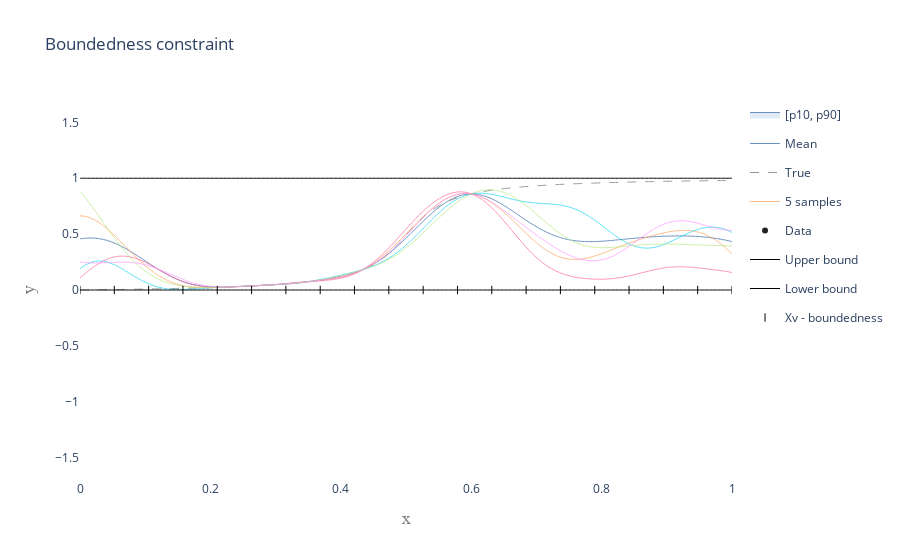

This figure's notebook cell:
### Code cell
# Plot model with boundedness constraint
mean, var, perc, mode, samples, times = model.calc_posterior_constrained(x_test.reshape(-1, 1), compute_mode = False, num_samples = 10000, save_samples = 5, algorithm = 'minimax_tilting', resample = False)

mean = np.array(mean).flatten()
p_lower = perc[0]
median = perc[1]
p_upper = perc[2]
p_label = '[p{}, p{}]'.format(10, 90)
samplepaths_Z = np.array(samples)

# Get GP figure
fig_bounded = PlotGP2d(x_mean = x_test,
                        mean = mean,
                        x_obs = model.X_training,
                        y_obs = model.Y_training, 
                        samplepaths =  samplepaths_Z,
                        x_true = x_test,
                        y_true = y_true,
                        p_lower = p_lower,
                        p_upper = p_upper,
                        p_label = p_label,
                        title = 'Boundedness constraint',
                        xrange = [0, 1],
                        yrange = [-1.7, 1.7],
                        smoothing = True)

# Add traces for bounds and virtual observation locations
trace_UB = go.Scatter(x = x_test, y = model.constr_bounded.UB(x_test), mode = 'lines', name = 'Upper bound', line = dict(color = ('rgb(0, 0, 0)'), shape = 'spline', width = 1))
trace_LB = go.Scatter(x = x_test, y = model.constr_bounded.LB(x_test), mode = 'lines', name = 'Lower bound', line = dict(color = ('rgb(0, 0, 0)'), shape = 'spline', width = 1))
trace_XV_bounded = go.Scatter(x = model.constr_bounded.Xv.flatten(), y = np.zeros(model.constr_bounded.Xv.shape[0]), mode = 'markers', name = 'Xv - boundedness', marker = dict(symbol = 'line-ns-open', color = ('rgb(0, 0, 0)')))
fig_bounded = add_traces_to_fig(fig_bounded, [trace_UB, trace_LB, trace_XV_bounded])

pltlyoff.iplot(fig_bounded, filename='')

### Figure 1 — Plotly figure (JSON) as saved in the notebook; plotly's stock layout.template omitted (floating-point values rounded to 4 significant figures; data arrays with more than 128 entries replaced by an {"elided": "..."} marker saying what was removed)
{"data": [{"legendgroup": "conf", "line": {"color": "rgb(105, 144, 193)", "shape": "spline", "width": 1}, "mode": "lines", "showlegend": false, "type": "scatter", "x": {"elided": "500 float values"}, "y": {"elided": "1x500 float values"}}, {"fill": "tonexty", "fillcolor": "rgba(213, 226, 241, 0.7)", "legendgroup": "conf", "line": {"color": "rgb(105, 144, 193)", "shape": "spline", "width": 1}, "mode": "lines", "name": "[p10, p90]", "type": "scatter", "x": {"elided": "500 float values"}, "y": {"elided": "1x500 float values"}}, {"line": {"color": "rgb(105, 144, 193)", "shape": "spline", "width": 1}, "mode": "lines", "name": "Mean", "type": "scatter", "x": {"elided": "500 float values"}, "y": {"elided": "500 float values"}}, {"line": {"color": "rgb(150, 150, 150)", "dash": "dash", "shape": "spline", "width": 1}, "mode": "lines", "name": "True", "type": "scatter", "x": {"elided": "500 float values"}, "y": {"elided": "500 float values"}}, {"legendgroup": "samples", "line": {"shape": "spline", "width": 0.7}, "mode": "lines", "name": "5 samples", "type": "scatter", "x": {"elided": "500 float values"}, "y": {"elided": "500 float values"}}, {"legendgroup": "samples", "line": {"shape": "spline", "width": 0.7}, "mode": "lines", "name": "5 samples", "showlegend": false, "type": "scatter", "x": {"elided": "500 float values"}, "y": {"elided": "500 float values"}}, {"legendgroup": "samples", "line": {"shape": "spline", "width": 0.7}, "mode": "lines", "name": "5 samples", "showlegend": false, "type": "scatter", "x": {"elided": "500 float values"}, "y": {"elided": "500 float values"}}, {"legendgroup": "samples", "line": {"shape": "spline", "width": 0.7}, "mode": "lines", "name": "5 samples", "showlegend": false, "type": "scatter", "x": {"elided": "500 float values"}, "y": {"elided": "500 float values"}}, {"legendgroup": "samples", "line": {"shape": "spline", "width": 0.7}, "mode": "lines", "name": "5 samples", "showlegend": false, "type": "scatter", "x": {"elided": "500 float values"}, "y": {"elided": "500 float values"}}, {"marker": {"color": "rgb(33, 33, 33)", "size": 6, "symbol": "circle"}, "mode": "markers", "name": "Data", "type": "scatter", "x": [[0.6], [0.4333], [0.35], [0.3], [0.2667], [0.2429], [0.225]], "y": [0.8594, 0.1813, 0.07403, 0.04844, 0.03714, 0.03079, 0.02673]}, {"line": {"color": "rgb(0, 0, 0)", "shape": "spline", "width": 1}, "mode": "lines", "name": "Upper bound", "type": "scatter", "x": {"elided": "500 float values"}, "y": {"elided": "500 int values"}}, {"line": {"color": "rgb(0, 0, 0)", "shape": "spline", "width": 1}, "mode": "lines", "name": "Lower bound", "type": "scatter", "x": {"elided": "500 float values"}, "y": {"elided": "500 int values"}}, {"marker": {"color": "rgb(0, 0, 0)", "symbol": "line-ns-open"}, "mode": "markers", "name": "Xv - boundedness", "type": "scatter", "x": [0, 0.05263, 0.1053, 0.1579, 0.2105, 0.2632, 0.3158, 0.3684, 0.4211, 0.4737, 0.5263, 0.5789, 0.6316, 0.6842, 0.7368, 0.7895, 0.8421, 0.8947, 0.9474, 1], "y": [0, 0, 0, 0, 0, 0, 0, 0, 0, 0, 0, 0, 0, 0, 0, 0, 0, 0, 0, 0]}], "layout": {"paper_bgcolor": "rgba(0,0,0,0)", "plot_bgcolor": "rgba(0,0,0,0)", "title": {"text": "Boundedness constraint"}, "xaxis": {"range": [0, 1], "title": {"font": {"color": "#7f7f7f", "family": "Courier New, monospace", "size": 18}, "text": "x"}}, "yaxis": {"range": [-1.7, 1.7], "title": {"font": {"color": "#7f7f7f", "family": "Courier New, monospace", "size": 18}, "text": "y"}}}}
